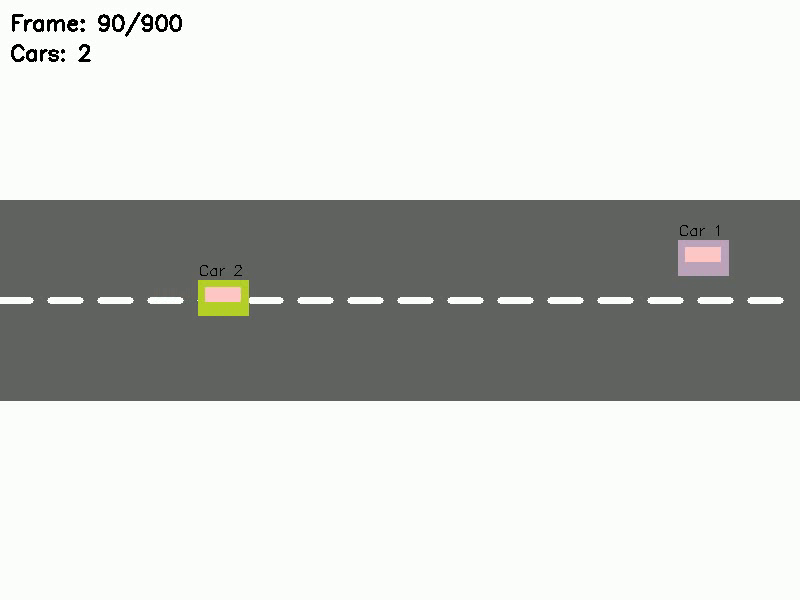
#> input picture frame 90 of simple_simulation.mp4, 800 x 600 px
$ python simple_detection.py
#> lines starting #> are read from the running program, lines starting #| are printed output that depends on the picture; after the words box and inside, x2 and y2 are one past the last pixel; in counts of white or black regions, pixels touching at a corner belong together
### simple_simulation.py
import cv2
import numpy as np
import random

class SimpleTrafficSimulator:
    def __init__(self, output_path='simple_simulation.mp4', duration=10, fps=30):
        self.output_path = output_path
        self.duration = duration
        self.fps = fps
        self.frame_width = 800
        self.frame_height = 600
        self.cars = []

    def generate_simulation(self):
        # Create video writer
        fourcc = cv2.VideoWriter_fourcc(*'mp4v')
        out = cv2.VideoWriter(self.output_path, fourcc, self.fps, (self.frame_width, self.frame_height))

        # Generate frames
        for frame_idx in range(self.duration * self.fps):
            # Create a frame with road
            frame = self.create_road_frame()

            # Add cars at fixed intervals (no random overlap)
            if frame_idx % 60 == 0 and len(self.cars) < 4:  # Add car every 2 seconds, max 4 cars
                self.add_car()

            # Update and draw cars
            self.update_cars()
            self.draw_cars(frame)

            # Add frame info
            cv2.putText(frame, f'Frame: {frame_idx}/{self.duration * self.fps}', (10, 30),
                        cv2.FONT_HERSHEY_SIMPLEX, 0.7, (0, 0, 0), 2)
            cv2.putText(frame, f'Cars: {len(self.cars)}', (10, 60),
                        cv2.FONT_HERSHEY_SIMPLEX, 0.7, (0, 0, 0), 2)

            # Write frame to video
            out.write(frame)

            # Display progress
            if frame_idx % self.fps == 0:
                print(f"Generating simulation: {frame_idx//(self.fps)}/{self.duration} seconds")
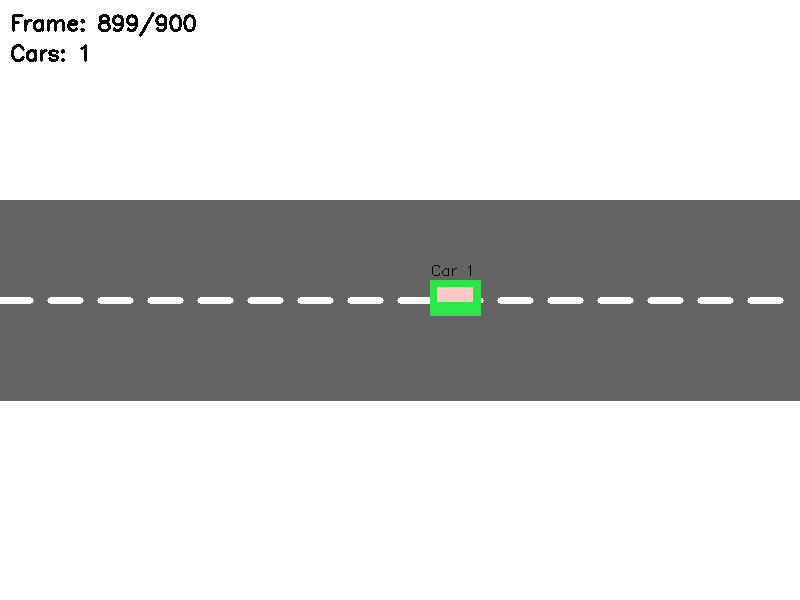
#> frame: shape (600, 800, 3); mean of channels 0, 1, 2 203.3, 203.7, 203.3; drawn as B, G, R

        # Release resources
        out.release()
        print(f"Simulation video saved to {self.output_path}")
#| Simulation video saved to simple_simulation.mp4

    def create_road_frame(self):
        # Create a blank frame
        frame = np.ones((self.frame_height, self.frame_width, 3), dtype=np.uint8) * 255

        # Draw road
        road_y = self.frame_height // 2
        road_height = 200
        cv2.rectangle(frame, (0, road_y - road_height//2), (self.frame_width, road_y + road_height//2), (100, 100, 100), -1)

        # Draw lane markings
        lane_y = road_y
        for x in range(0, self.frame_width, 50):
            cv2.line(frame, (x, lane_y), (x + 30, lane_y), (255, 255, 255), 5)

        return frame

    def add_car(self):
        # Fixed car properties
        car_width = 50
        car_height = 35
        car_x = -car_width
        car_speed = 8
        car_color = (
            random.randint(0, 255),
            random.randint(0, 255),
            random.randint(0, 255)
        )

        # Fixed lane positions - no random variation
        if len(self.cars) == 0:
            car_y = self.frame_height // 2 - 60  # Top lane
        elif len(self.cars) == 1:
            car_y = self.frame_height // 2 - 20  # Upper middle lane
        elif len(self.cars) == 2:
            car_y = self.frame_height // 2 + 20  # Lower middle lane
        elif len(self.cars) == 3:
            car_y = self.frame_height // 2 + 60  # Bottom lane
        else:
            return  # Max 4 cars

        # Add the car
        self.cars.append({
            'x': car_x,
            'y': car_y,
            'width': car_width,
            'height': car_height,
            'speed': car_speed,
            'color': car_color
        })

    def update_cars(self):
        # Update car positions and remove cars that have left the frame
        updated_cars = []
        for car in self.cars:
            car['x'] += car['speed']
            if car['x'] < self.frame_width:
                updated_cars.append(car)
        self.cars = updated_cars

    def draw_cars(self, frame):
        # Draw each car on the frame
        for i, car in enumerate(self.cars):
            x, y = int(car['x']), int(car['y'])
            w, h = car['width'], car['height']
            color = car['color']

            # Draw car body
            cv2.rectangle(frame, (x, y), (x + w, y + h), color, -1)

            # Draw windows
            window_y = y + int(h * 0.2)
            window_height = int(h * 0.4)
            window_width = int(w * 0.7)
            window_x = x + int(w * 0.15)
            cv2.rectangle(frame, (window_x, window_y), (window_x + window_width, window_y + window_height), (200, 200, 255), -1)

            # Add car number
            cv2.putText(frame, f'Car {i+1}', (x, y-5), cv2.FONT_HERSHEY_SIMPLEX, 0.5, (0, 0, 0), 1)

# [3 lines that do not run on import are left out]

### simple_detection.py
import cv2
import numpy as np

class SimpleCarDetector:
    def __init__(self, video_path):
        self.video_path = video_path
        self.cap = None
        self.car_count = 0
        self.car_counts_history = []

    def start_video_capture(self):
        """Start video capture from file"""
        self.cap = cv2.VideoCapture(self.video_path)
        if not self.cap.isOpened():
            print(f"Error: Could not open video file {self.video_path}")
            return False

        # Get video properties
        self.fps = self.cap.get(cv2.CAP_PROP_FPS)
#> self.fps = 30
        self.width = int(self.cap.get(cv2.CAP_PROP_FRAME_WIDTH))
#> self.width = 800
        self.height = int(self.cap.get(cv2.CAP_PROP_FRAME_HEIGHT))
#> self.height = 600
        self.total_frames = int(self.cap.get(cv2.CAP_PROP_FRAME_COUNT))
#> self.total_frames = 900

        print(f"Video loaded: {self.width}x{self.height}, {self.fps} FPS, {self.total_frames} frames")
#| Video loaded: 800x600, 30.0 FPS, 900 frames
#> in run, frame is the input picture: shape (600, 800, 3); mean B, G, R 198.6, 202, 200.1
        return True

    def detect_cars(self, frame):
        """Simple car detection using color segmentation"""
        cars = []

        # Convert to HSV for better color detection
        hsv = cv2.cvtColor(frame, cv2.COLOR_BGR2HSV)
#> hsv: shape (600, 800, 3); mean H, S, V 50.1, 5.8, 202.2

        # Create mask for colored objects (not white/gray road)
        lower_color = np.array([0, 50, 50])
        upper_color = np.array([180, 255, 255])
        mask = cv2.inRange(hsv, lower_color, np.array([180, 255, 255]))
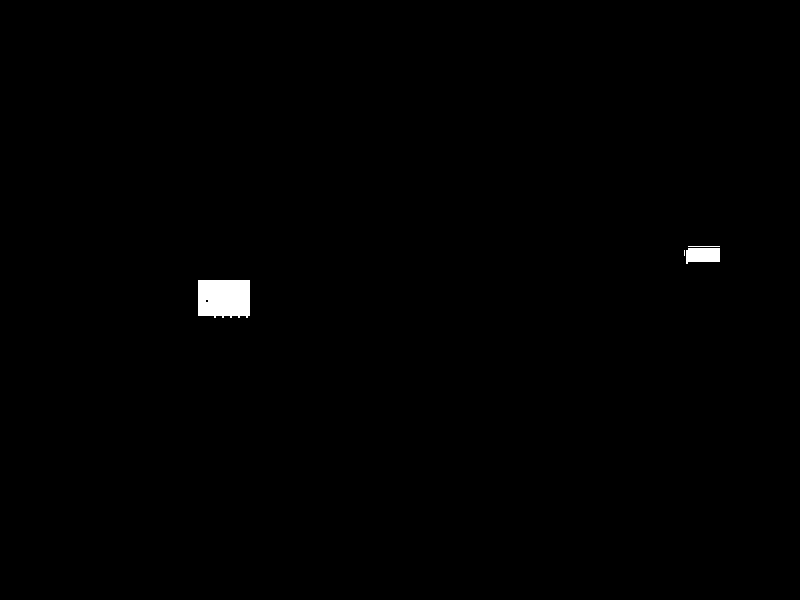
#> mask: shape (600, 800); 0.5% white; 4 white regions (1 under 20 px), largest, box (x1, y1, x2, y2) and area: (198, 280, 250, 318) 1888, (686, 248, 720, 264) 476, (688, 246, 720, 247) 32

        # Apply morphological operations
        kernel = cv2.getStructuringElement(cv2.MORPH_ELLIPSE, (5, 5))
        mask = cv2.morphologyEx(mask, cv2.MORPH_OPEN, kernel)
#> mask: shape (600, 800); 0.49% white; 2 white regions, box (x1, y1, x2, y2) and area: (198, 280, 250, 317) 1872, (686, 248, 720, 262) 464
        mask = cv2.morphologyEx(mask, cv2.MORPH_CLOSE, kernel)
#> mask: shape (600, 800); 0.49% white; 2 white regions

        # Find contours
        contours, _ = cv2.findContours(mask, cv2.RETR_EXTERNAL, cv2.CHAIN_APPROX_SIMPLE)
#> contours = 2 contours; box (x1, y1, x2, y2) and area: (198, 280, 250, 317) 1790, (686, 248, 720, 262) 420

        for contour in contours:
            area = cv2.contourArea(contour)
            if 500 < area < 5000:  # Car size range
                x, y, w, h = cv2.boundingRect(contour)
                aspect_ratio = w / h
                if 0.8 < aspect_ratio < 2.0:  # Car aspect ratio
                    cars.append((x, y, w, h))
#> this loop made 2 passes
#> (area, x, y, w, h, aspect_ratio) on pass 1: (1790.5, 198, 280, 52, 37, 1.41)
#> area on pass 2: 419.5
#> after the loop, cars = [(198, 280, 52, 37)]

        return cars

    def process_frame(self, frame):
        """Process a single frame to detect and count cars"""
        # Detect cars
        cars = self.detect_cars(frame)
#> cars = [(198, 280, 52, 37)]

        # Update car count
        self.car_count = len(cars)
#> self.car_count = 1
        self.car_counts_history.append(self.car_count)

        # Draw bounding boxes around detected cars
        for i, (x, y, w, h) in enumerate(cars):
            # Draw green bounding box
            cv2.rectangle(frame, (x, y), (x + w, y + h), (0, 255, 0), 3)

            # Add car number label
            cv2.putText(frame, f"Car {i+1}", (x, y-10),
                       cv2.FONT_HERSHEY_SIMPLEX, 0.7, (0, 255, 0), 2)
#> this loop made 1 pass
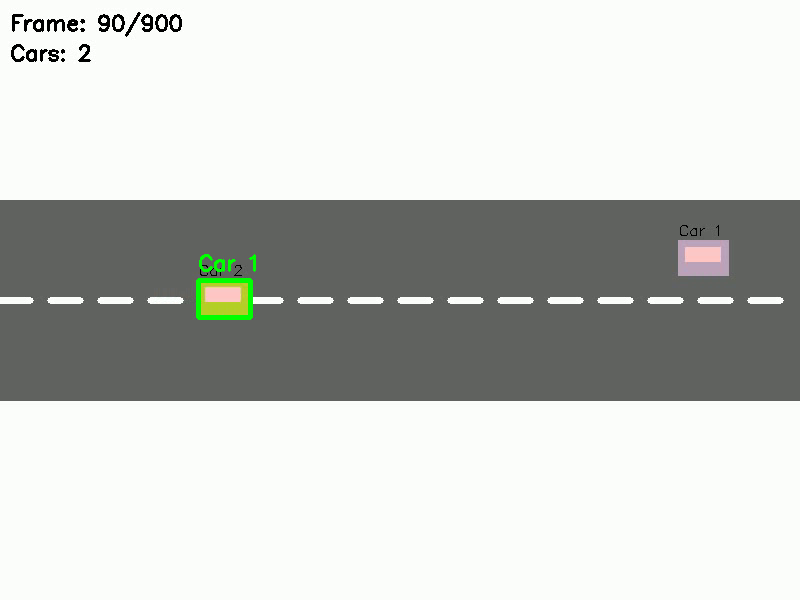
#> frame: shape (600, 800, 3); 0.25% of pixels changed, all inside (x1, y1, x2, y2) = (196, 254, 256, 320)

        # Display car count on frame
        cv2.putText(frame, f"Cars Detected: {self.car_count}", (10, 30),
                   cv2.FONT_HERSHEY_SIMPLEX, 1, (0, 255, 0), 3)
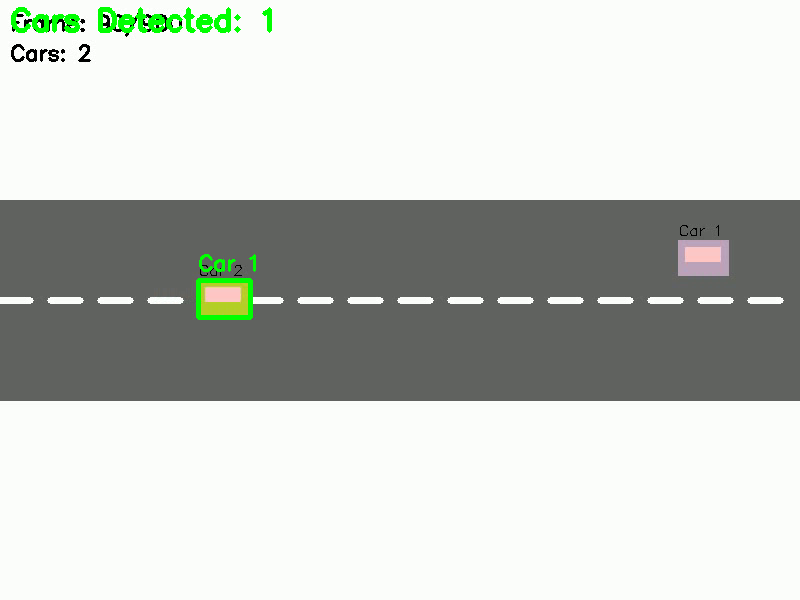
#> frame: shape (600, 800, 3); 0.57% of pixels changed, all inside (x1, y1, x2, y2) = (11, 7, 272, 33)

        return frame

    def run(self):
        """Run the car detection system"""
        if not self.start_video_capture():
            return

        print("Starting car detection...")
        print("Press 'q' to quit during video playback")

        try:
            while self.cap.isOpened():
                ret, frame = self.cap.read()
                if not ret:
                    print("End of video stream")
                    break

                # Process frame
                processed_frame = self.process_frame(frame)

                # Show video
                cv2.imshow('Simple Car Detection', processed_frame)
                if cv2.waitKey(30) & 0xFF == ord('q'):
#> (key q is pressed here)
                    break

        finally:
            self.cap.release()
            cv2.destroyAllWindows()

        # Print statistics
        if self.car_counts_history:
            avg_cars = sum(self.car_counts_history) / len(self.car_counts_history)
#> avg_cars = 1
            max_cars = max(self.car_counts_history)
#> max_cars = 1
            print(f"\n=== DETECTION COMPLETE ===")
            print(f"Average cars per frame: {avg_cars:.2f}")
#| Average cars per frame: 1.00
            print(f"Maximum cars detected: {max_cars}")
#| Maximum cars detected: 1
            print(f"Total frames processed: {len(self.car_counts_history)}")
#| Total frames processed: 1

def main():
    # Generate simulation first
    print("Generating simple simulation...")
    from simple_simulation import SimpleTrafficSimulator
    simulator = SimpleTrafficSimulator('simple_simulation.mp4', duration=30)  # 30 seconds
    simulator.generate_simulation()

    # Run detection
    print("\nRunning car detection...")
    detector = SimpleCarDetector('simple_simulation.mp4')
    detector.run()

if __name__ == "__main__":
    main()

$ run again, starting later in the video
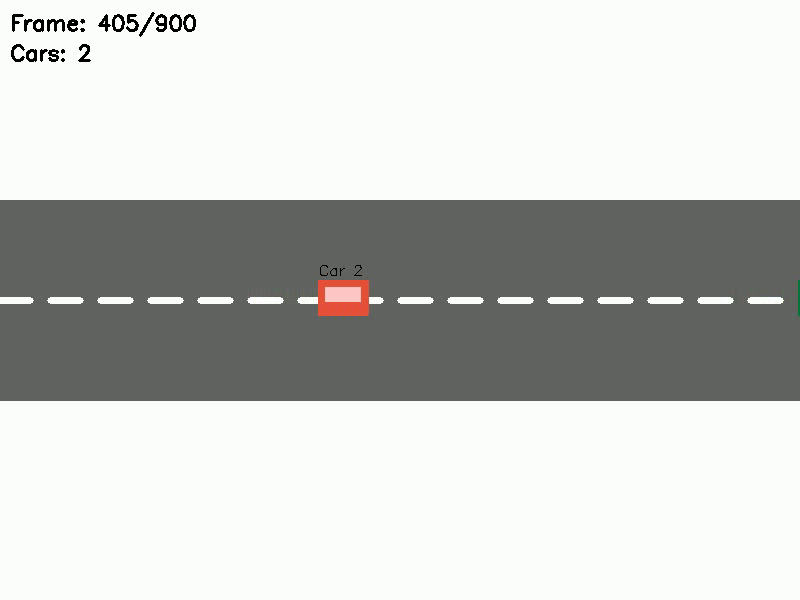
#> input picture frame 405 of simple_simulation.mp4, 800 x 600 px
#| Simulation video saved to simple_simulation.mp4
#| Video loaded: 800x600, 30.0 FPS, 900 frames
#> in run, frame is the input picture: shape (600, 800, 3); mean B, G, R 198.3, 201.3, 199.8
#> hsv: shape (600, 800, 3); mean H, S, V 49.7, 5.7, 201.8
#> in detect_cars, `mask = cv2.inRange(hsv, lower_color, np.array([180, 255, 255]))`:
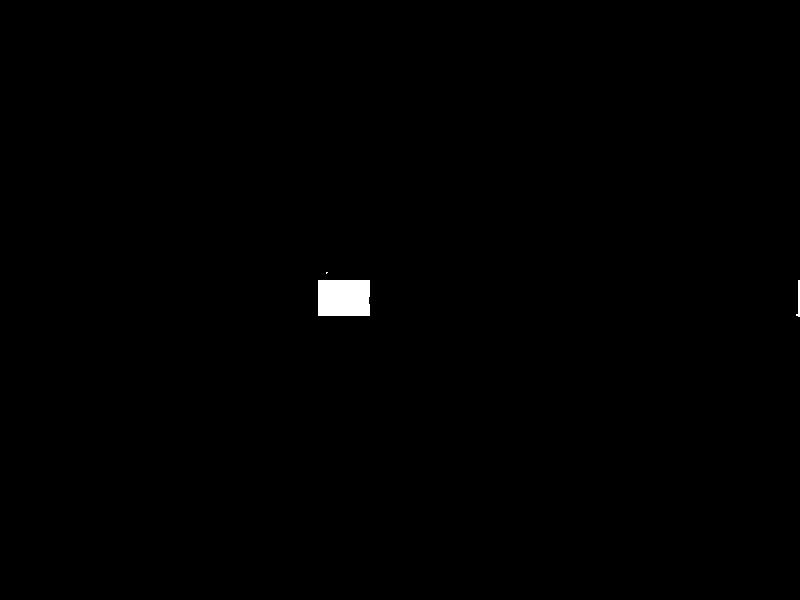
#> mask: shape (600, 800); 0.41% white; 3 white regions (1 under 20 px), largest, box (x1, y1, x2, y2) and area: (318, 280, 370, 316) 1865, (796, 280, 800, 317) 78
#> contours = 1 contour; box (x1, y1, x2, y2) and area: (318, 280, 370, 316) 1772
#> the loop in detect_cars, `for contour in contours:` made 1 pass
#> (area, x, y, w, h, aspect_ratio) on pass 1: (1772, 318, 280, 52, 36, 1.44)
#> after the loop in detect_cars, `for contour in contours:`: cars = [(318, 280, 52, 36)]
#> self.car_count = 1
#> the loop in process_frame, `for i, (x, y, w, h) in enumerate(cars):` made 1 pass
#> in process_frame, `cv2.putText(frame, f"Cars Detected: {self.car_count}", (10, 30), cv2.F..`:
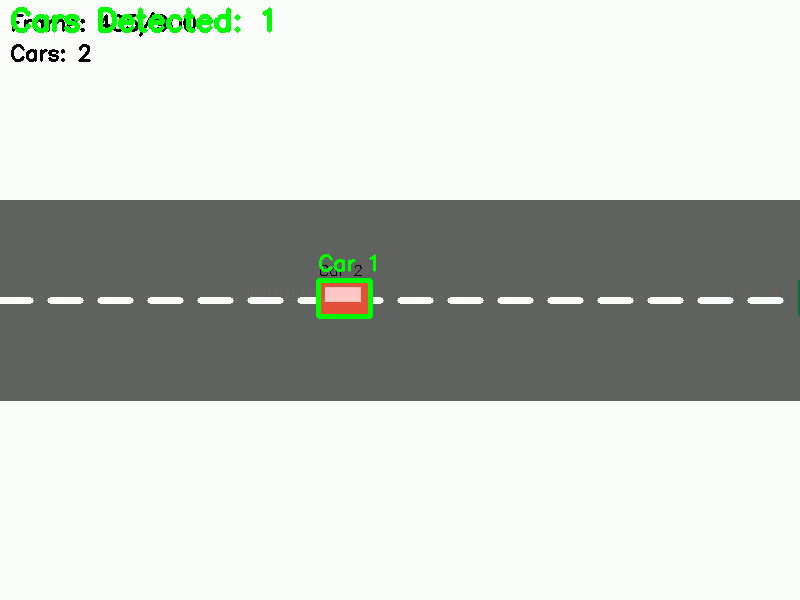
#> frame: shape (600, 800, 3); mean B, G, R 197, 202.1, 198.4
#| Average cars per frame: 1.00
#| Maximum cars detected: 1
#| Total frames processed: 1

$ run again, starting later in the video
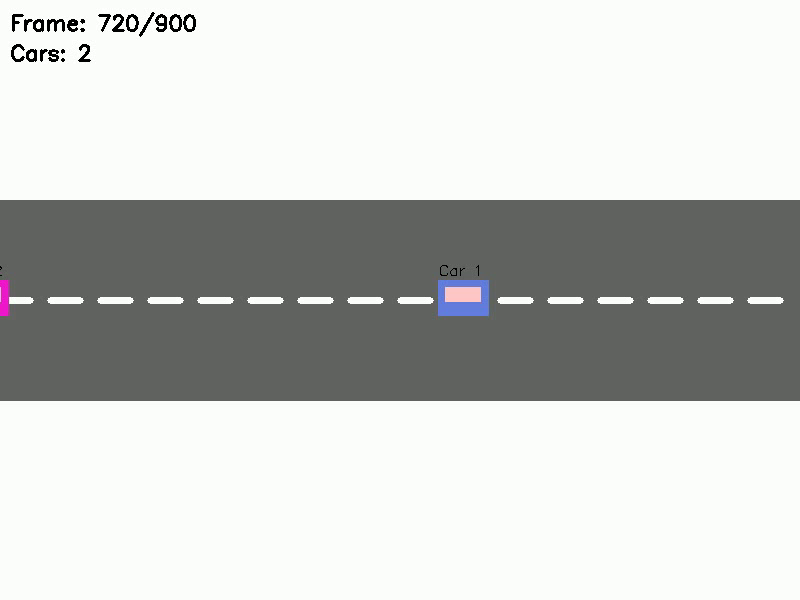
#> input picture frame 720 of simple_simulation.mp4, 800 x 600 px
#| Simulation video saved to simple_simulation.mp4
#| Video loaded: 800x600, 30.0 FPS, 900 frames
#> in run, frame is the input picture: shape (600, 800, 3); mean B, G, R 198.8, 201.4, 199.5
#> hsv: shape (600, 800, 3); mean H, S, V 50.1, 5.6, 201.8
#> in detect_cars, `mask = cv2.inRange(hsv, lower_color, np.array([180, 255, 255]))`:
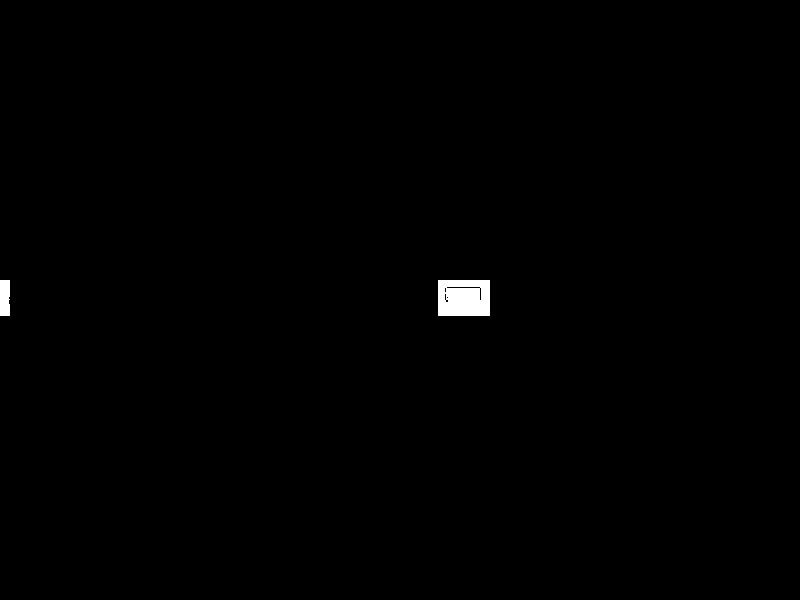
#> mask: shape (600, 800); 0.45% white; 2 white regions, box (x1, y1, x2, y2) and area: (438, 280, 490, 316) 1812, (0, 280, 10, 316) 354
#> contours = 2 contours; box (x1, y1, x2, y2) and area: (438, 280, 490, 316) 1779, (0, 280, 10, 316) 305
#> the loop in detect_cars, `for contour in contours:` made 2 passes
#> (area, x, y, w, h, aspect_ratio) on pass 1: (1779, 438, 280, 52, 36, 1.44)
#> after the loop in detect_cars, `for contour in contours:`: cars = [(438, 280, 52, 36)]
#> self.car_count = 1
#> the loop in process_frame, `for i, (x, y, w, h) in enumerate(cars):` made 1 pass
#> in process_frame, `cv2.putText(frame, f"Cars Detected: {self.car_count}", (10, 30), cv2.F..`:
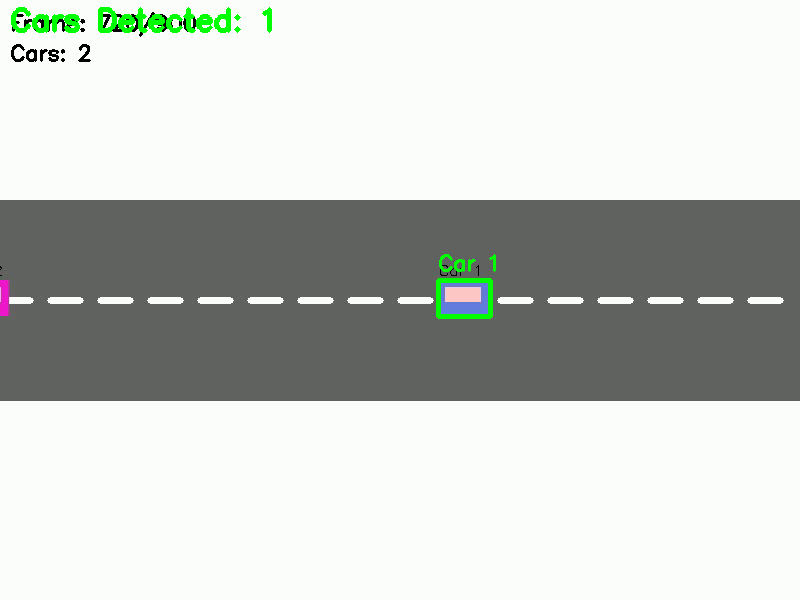
#> frame: shape (600, 800, 3); mean B, G, R 197.4, 202.1, 198.2
#| Average cars per frame: 1.00
#| Maximum cars detected: 1
#| Total frames processed: 1
